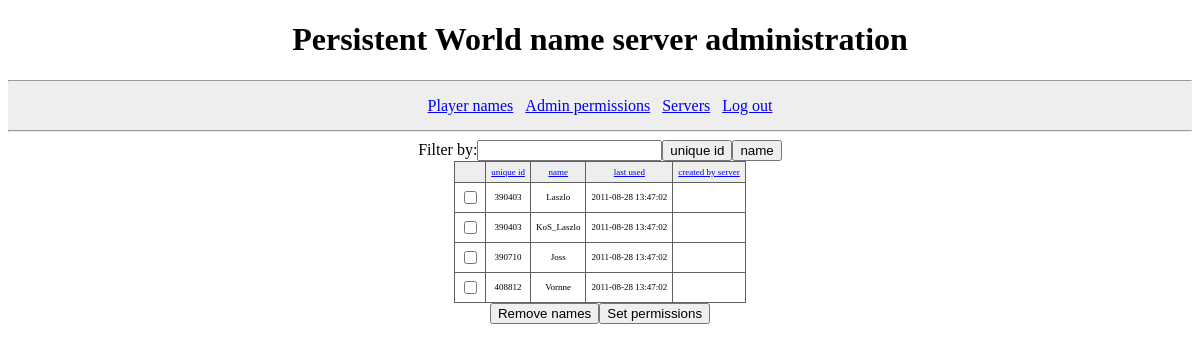
/pwnameserver/index.php?page=player_names&order_by=uid (signed in), run on the app's committed database.
### tables this page shows
CREATE TABLE player_names (
  id INT(5) UNSIGNED NOT NULL AUTO_INCREMENT,
  unique_id INT(7) UNSIGNED NOT NULL,
  name VARCHAR(28) NOT NULL,
  last_used_time TIMESTAMP DEFAULT CURRENT_TIMESTAMP ON UPDATE CURRENT_TIMESTAMP,
  inserted_by_warband_server_id INT(5) UNSIGNED DEFAULT NULL,
  PRIMARY KEY (id),
  KEY (unique_id),
  UNIQUE KEY (name)
);

### pwnameserver/player_names.php (the view, shortened to what this page needs)
<?php
function show_player_names()
{
  $current_uri = htmlspecialchars($_SERVER["REQUEST_URI"]);
  $desc = "";
  if (isset($_GET["order_by"]))
  {
    $order_by = explode("_", $_GET["order_by"]);
    if (count($order_by) <= 1) $desc = "_desc";
    $order_by = $order_by[0];
    $cleaned_uri = htmlspecialchars(preg_replace('/[&?]order_by=[^=&?]*/', '', $_SERVER["REQUEST_URI"]));
  }
  else
  {
    $cleaned_uri = $current_uri;
  }
  echo("<form action=\"$current_uri\" method=\"get\"><div class=\"database_actions\">");
  echo('<label for="filter_text">Filter by:</label>');
  echo('<input type="text" name="filter" id="filter_text"/>');
  echo('<input type="submit" name="by_uid" value="unique id"/>');
  echo('<input type="submit" name="by_name" value="name"/>');
  echo("</div></form>\n");
  $query = "SELECT player_names.id, unique_id, player_names.name AS player_name, last_used_time, warband_servers.name AS server_name
    FROM player_names LEFT JOIN warband_servers ON player_names.inserted_by_warband_server_id = warband_servers.id";
  if (isset($order_by))
  {
    if ($order_by == "uid") $query .= " ORDER BY player_names.unique_id";
    else if ($order_by == "name") $query .= " ORDER BY player_names.name";
    else if ($order_by == "date") $query .= " ORDER BY player_names.last_used_time";
    else if ($order_by == "server") $query .= " ORDER BY player_names.inserted_by_warband_server_id";
  }
  $query .= ";";
  $result = mysql_query($query);
  echo("<form action=\"$current_uri\" method=\"post\">");
  echo('<table class="database_view"><thead><tr><th/>');
  echo("<th><a href=\"$cleaned_uri&amp;order_by=uid$desc\">unique id</a></th>");
  echo("<th><a href=\"$cleaned_uri&amp;order_by=name$desc\">name</a></th>");
  echo("<th><a href=\"$cleaned_uri&amp;order_by=date$desc\">last used</a></th>");
  echo("<th><a href=\"$cleaned_uri&amp;order_by=server$desc\">created by server</a></th>");
  echo('</tr></thead><tbody>');
  while ($row = mysql_fetch_assoc($result))
  {
    $cb_id = "cb_$row[id]";
    echo("<tr><td><input type=\"checkbox\" name=\"ids[]\" value=\"$row[id]\" id=\"$cb_id\"/></td>");
    echo("<td><label for=\"$cb_id\">$row[unique_id]</label></td>");
    $player_name = htmlspecialchars($row["player_name"]);
    echo("<td><label for=\"$cb_id\">$player_name</label></td>");
    echo("<td><label for=\"$cb_id\">$row[last_used_time]</label></td>");
    $server_name = htmlspecialchars($row["server_name"]);
    echo("<td><label for=\"$cb_id\">$server_name</label></td>");
    echo("</tr>\n");
  }
  echo("</tbody></table>\n");
  echo('<div class="database_actions">');
  echo('<input type="submit" name="remove_names" value="Remove names"/>');
  echo('<input type="submit" name="set_permissions" value="Set permissions"/>');
  echo("</div></form>\n");
}
?>

### pwnameserver/main.css (style rules this page uses)
.database_view { border: 1px solid #606060; border-collapse: collapse; overflow: scroll; text-align: center; margin-left: auto; margin-right: auto; }
.database_view th, td { font-size: xx-small; border: 1px solid #606060; padding: 5px; }
.database_view th { font-weight: normal; background-color: #eeeeee; }
div.database_actions { text-align: center; }

### data on the page
player_names: unique "390403", name "Laszlo", last_used_time "2011-08-28 13:47:02"
player_names: unique "390403", name "KoS_Laszlo", last_used_time "2011-08-28 13:47:02"
player_names: unique "390710", name "Joss", last_used_time "2011-08-28 13:47:02"
player_names: unique "408812", name "Vornne", last_used_time "2011-08-28 13:47:02"
